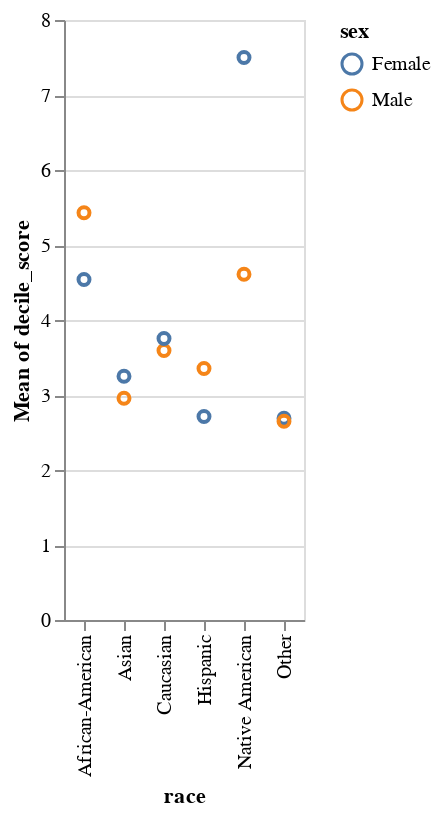

The cell this chart's notebook holds for it:
### Code cell
data=compas_graf.sample(n=5000) # sample for visualazing with Altair

# Sex Vs Race with average(decile_score)

alt.Chart(data).mark_point().encode(x=alt.X("race:O"),
                                    y=alt.Y("mean(decile_score):Q"),
                                    color=alt.Color("sex"),
                                    tooltip=['mean(decile_score)','sex']
                                   )

### Figure 1 — Vega-Lite specification as saved in the notebook (floating-point values rounded to 4 significant figures; data arrays with more than 128 entries replaced by an {"elided": "..."} marker saying what was removed)
{"config": {"view": {"continuousWidth": 400, "continuousHeight": 300}}, "data": {"name": "data-071915f4b1bf3afdc2c13894391fcc57"}, "mark": "point", "encoding": {"color": {"type": "nominal", "field": "sex"}, "tooltip": [{"type": "quantitative", "aggregate": "mean", "field": "decile_score"}, {"type": "nominal", "field": "sex"}], "x": {"type": "ordinal", "field": "race"}, "y": {"type": "quantitative", "aggregate": "mean", "field": "decile_score"}}, "$schema": "https://vega.github.io/schema/vega-lite/v4.8.1.json", "datasets": {"data-071915f4b1bf3afdc2c13894391fcc57": {"elided": "5000 records"}}}
